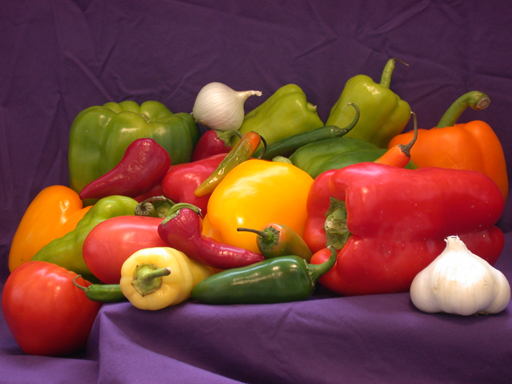
#> input picture assignment-02/image/peppers.png, 512 x 384 px
$ python hsi_filter.py
#> lines starting #> are read from the running program, lines starting #| are printed output that depends on the picture
#> further down, img is the input picture: shape (384, 512, 3); mean B, G, R 57.6, 66.4, 120.8
import os
import numpy as np
import cv2

def rgb_to_hsi(rgb):
    """
    Converts an RGB image to HSI color space.

    Parameters:
    rgb (numpy.ndarray): The input RGB image.

    Returns:
    numpy.ndarray: The HSI image.
    """
    # Extract the R, G, and B channels
    r, g, b = rgb[:,:,0], rgb[:,:,1], rgb[:,:,2]
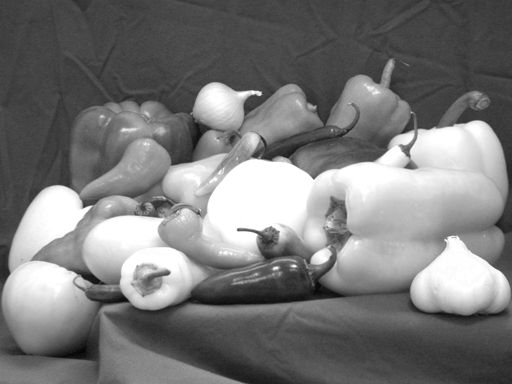
#> b: shape (384, 512); min 5, max 255, mean 120.8

    # Calculate the intensity
    intensity = (r + g + b) / 3
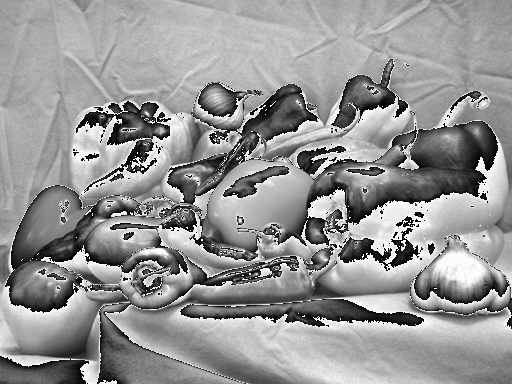
#> intensity: shape (384, 512) float64; min 0, max 85, mean 49.5; drawn with min black and max white

    # Calculate the saturation
    minimum = np.minimum(np.minimum(r, g), b)
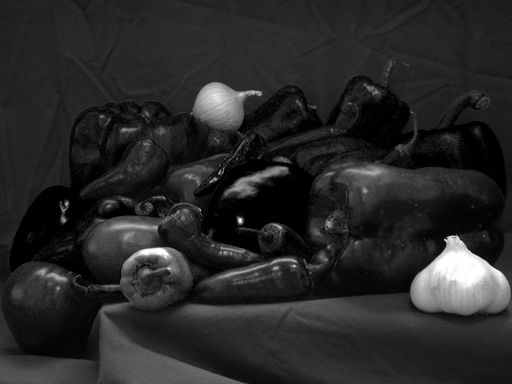
#> minimum: shape (384, 512); min 0, max 255, mean 40.2
    saturation = 1 - (3 / (r + g + b)) * minimum
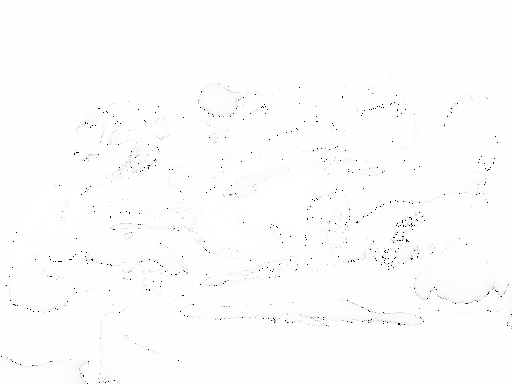
#> saturation: shape (384, 512) float64; 0.25% of the values are NaN or infinite; the others: min -452, max 1, mean -0.997; drawn with min black, max white, NaN and infinite black

    # Calculate the hue
    hue = np.arccos((0.5 * ((r - g) + (r - b))) / (np.sqrt((r - g)**2 + (r - b) * (g - b) + 1e-6)))

    # Set the hue to 0 if B > G
    hue[b > g] = 2 * np.pi - hue[b > g]
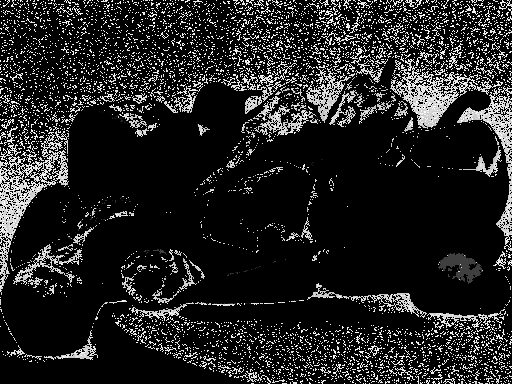
#> hue: shape (384, 512) float64; 84.51% of the values are NaN or infinite; the others: min 6.67e-05, max 6.28, mean 5.51; drawn with min black, max white, NaN and infinite black

    # Convert the hue to degrees
    hue = hue * 180 / np.pi

    # Stack the HSI channels
    hsi = np.dstack((hue, saturation, intensity))
#> hsi: shape (384, 512, 3) float64; 28.25% of the values are NaN or infinite; the others: min -452, max 360, mean 45.25

    return hsi


# Load your image
img = cv2.imread("image/peppers.png")

# Output directory
output_directory = 'output'

# Create output directory if it doesn't exist
if not os.path.exists(output_directory):
    os.makedirs(output_directory)

# Convert to HSI colorspace
hsi_img = rgb_to_hsi(img)

# Save the image
cv2.imwrite(output_directory + "/hsi_filter.png", hsi_img)
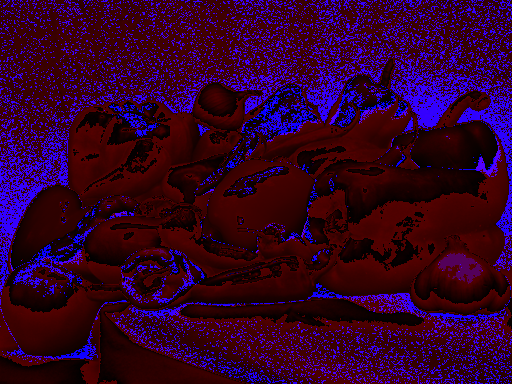
#> saved as hsi_filter.png: shape (384, 512, 3); mean B, G, R 38.4, 0.3, 49.5

# Display the image
cv2.imshow("HSI Image", hsi_img)
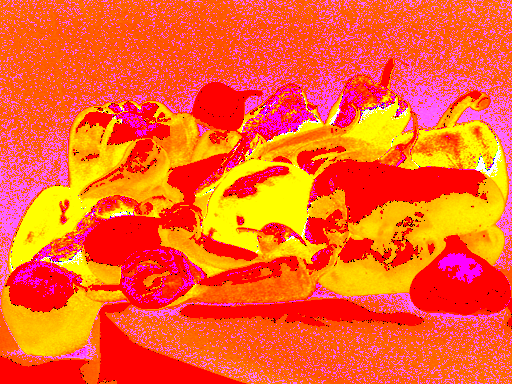
#> window 'HSI Image': shape (384, 512, 3); mean B, G, R 39.3, 96.6, 253.7
cv2.waitKey(0)
cv2.destroyAllWindows()
